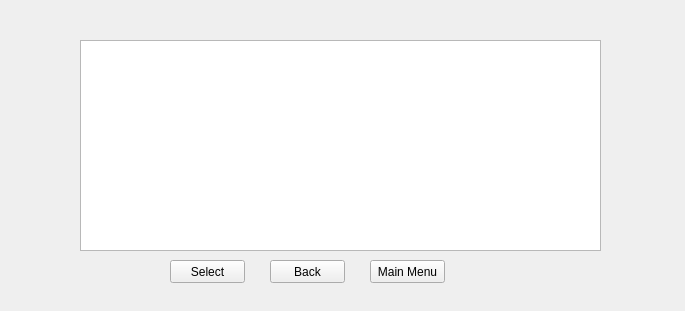
<?xml version="1.0" encoding="UTF-8"?>
<ui version="4.0">
 <class>Form</class>
 <widget class="QWidget" name="Form">
  <property name="geometry">
   <rect>
    <x>0</x>
    <y>0</y>
    <width>685</width>
    <height>311</height>
   </rect>
  </property>
  <property name="windowTitle">
   <string>Form</string>
  </property>
  <widget class="QLineEdit" name="lineEditTitle">
   <property name="enabled">
    <bool>false</bool>
   </property>
   <property name="geometry">
    <rect>
     <x>80</x>
     <y>10</y>
     <width>271</width>
     <height>21</height>
    </rect>
   </property>
   <property name="styleSheet">
    <string notr="true">QLineEdit#lineEditTitle{
border:none; background-color:Transparent;
}</string>
   </property>
  </widget>
  <widget class="QListWidget" name="listWidgetStkMenu">
   <property name="geometry">
    <rect>
     <x>80</x>
     <y>40</y>
     <width>521</width>
     <height>211</height>
    </rect>
   </property>
  </widget>
  <widget class="QPushButton" name="pushButtonGetMainMenu">
   <property name="geometry">
    <rect>
     <x>370</x>
     <y>260</y>
     <width>75</width>
     <height>23</height>
    </rect>
   </property>
   <property name="styleSheet">
    <string notr="true">QPushButton#pushButtonGetMainMenu
{
	border-image:url(Skin/button1.png);
}
QPushButton:hover#pushButtonGetMainMenu{
	color:white;
}
</string>
   </property>
   <property name="text">
    <string>Main Menu</string>
   </property>
  </widget>
  <widget class="QPushButton" name="pushButtonBack">
   <property name="geometry">
    <rect>
     <x>270</x>
     <y>260</y>
     <width>75</width>
     <height>23</height>
    </rect>
   </property>
   <property name="styleSheet">
    <string notr="true">QPushButton#pushButtonBack
{
	border-image:url(Skin/button1.png);
}
QPushButton:hover#pushButtonBack{
	color:white;
}
</string>
   </property>
   <property name="text">
    <string>Back</string>
   </property>
  </widget>
  <widget class="QPushButton" name="pushButtonSelect">
   <property name="geometry">
    <rect>
     <x>170</x>
     <y>260</y>
     <width>75</width>
     <height>23</height>
    </rect>
   </property>
   <property name="styleSheet">
    <string notr="true">QPushButton#pushButtonSelect
{
	border-image:url(Skin/button1.png);
}
QPushButton:hover#pushButtonSelect{
	color:white;
}
</string>
   </property>
   <property name="text">
    <string>Select</string>
   </property>
  </widget>
 </widget>
 <resources/>
 <connections/>
</ui>
